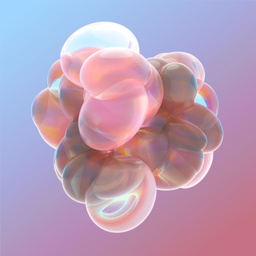
#> input picture spheres_v3_small.jpg, 256 x 256 px, shrunk from 1024 x 1024 before the run, found by its file name
$ python pixelsort.py
#> lines starting #> are read from the running program, lines starting #| are printed output that depends on the picture
import numpy as np
import random
import numpy as np
import os
from PIL import Image
import time

file_path = os.path.dirname(os.path.realpath(__file__))
img = Image.open(file_path + "\\spheres_v3_small.jpg")
#> img is the input picture: PIL image 256x256 RGB; mean R, G, B 184.2, 157, 183.3
img.load()
data = np.asarray(img, dtype="int32")

Liste = []  # [0,0,(0,0,0)] x,y,rgb
width, height = img.size
#> width = 256; height = 256
y_steps = 50
mult = 1
threshold_low = 180
threshold_high = 200
countdown = 0
zufall = 50

start_time1 = time.time()

# Get Pixels and store their xy and rgb in Liste
for xy in np.ndindex(data.shape[:2]):
    if (threshold_low <(data[xy][0]+data[xy][1]+data[xy][2])/3 < threshold_high):

        Liste.append([xy[0],xy[1],(data[xy][0],data[xy][1],data[xy][2])])
#> after the loop, Liste = 16069 items

end_time1 = time.time()
print(end_time1-start_time1)

start_time2 = time.time()
# Iterate through Liste. Every Pixel in threshold gets repeated over rand y and brightened by y*mult
for e in Liste:
    y = 0
    rnd = random.randint(0,zufall)
    while y < y_steps + rnd:
        if e[0] + y < height:       #hier muss der y check mit rein
            data[e[0]+y,e[1]] =  tuple(np.add(e[2], (y*mult,y*mult,y*mult)))

            y += 1
        else:
            break
    countdown += 1
    print(len(Liste)-countdown)
#> this loop made 16069 passes
#> (e, rnd) on passes 1 to 3: ([0, 136, (164, 195, 239)], 24), ([0, 137, (164, 195, 239)], 48), ([0, 142, (165, 193, 240)], 26)
#| 16068
#| 16067
#| 16066
#| 16065
#| 16064
#| 16063
#| 16062
#| 16061
#> (further printed lines are left out)
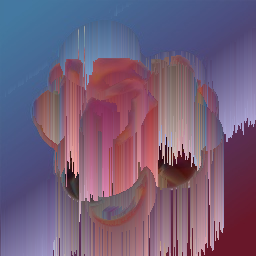
#> data: shape (256, 256, 3) int32; mean R, G, B 208.8, 186.5, 214.1; drawn with min black and max white
#> after the loop, countdown = 16069

end_time2 = time.time()

img = Image.fromarray(np.asarray(np.clip(data,0,255), dtype="uint8"))
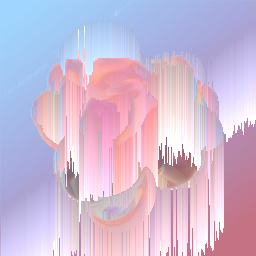
#> img: PIL image 256x256 RGB; mean R, G, B 205.8, 186.3, 212.8
img.show()
print(end_time1-start_time1)
print(end_time2-start_time2)
#img.save( outfilename )

#first 0.06
#loop 15.3 mit print
#loop 7.765 ohne print
